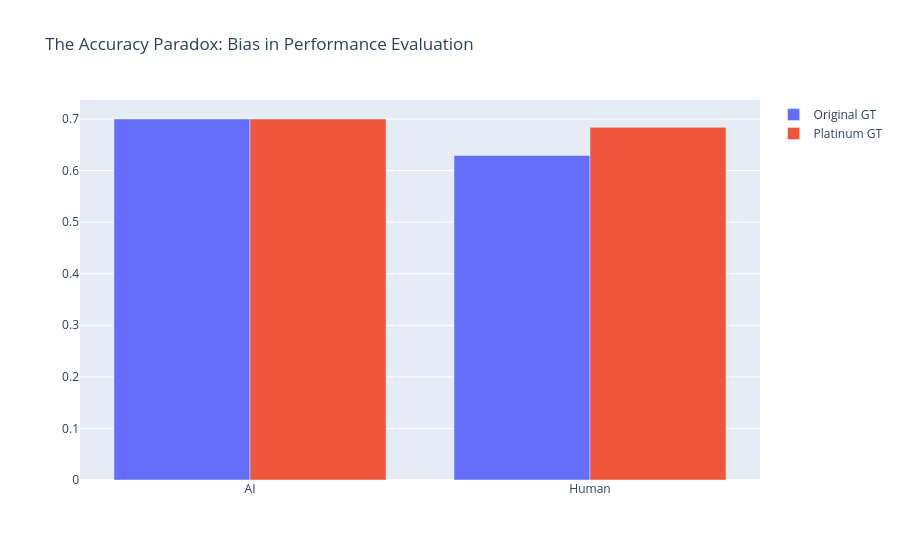

This figure's notebook cell:
### Markdown cell above
## Section 4 — The accuracy paradox demonstration

### Code cell
fig = go.Figure(data=[
    go.Bar(name='Original GT', x=['AI', 'Human'], y=[o_acc, h_o_acc]),
    go.Bar(name='Platinum GT', x=['AI', 'Human'], y=[p_acc, h_p_acc])
])
fig.update_layout(barmode='group', title='The Accuracy Paradox: Bias in Performance Evaluation')
fig.show()

### Figure 1 — Plotly figure (JSON) as saved in the notebook; plotly's stock layout.template omitted (floating-point values rounded to 4 significant figures)
{"data": [{"name": "Original GT", "type": "bar", "x": ["AI", "Human"], "y": [0.7, 0.6291]}, {"name": "Platinum GT", "type": "bar", "x": ["AI", "Human"], "y": [0.7, 0.6839]}], "layout": {"barmode": "group", "title": {"text": "The Accuracy Paradox: Bias in Performance Evaluation"}}}
